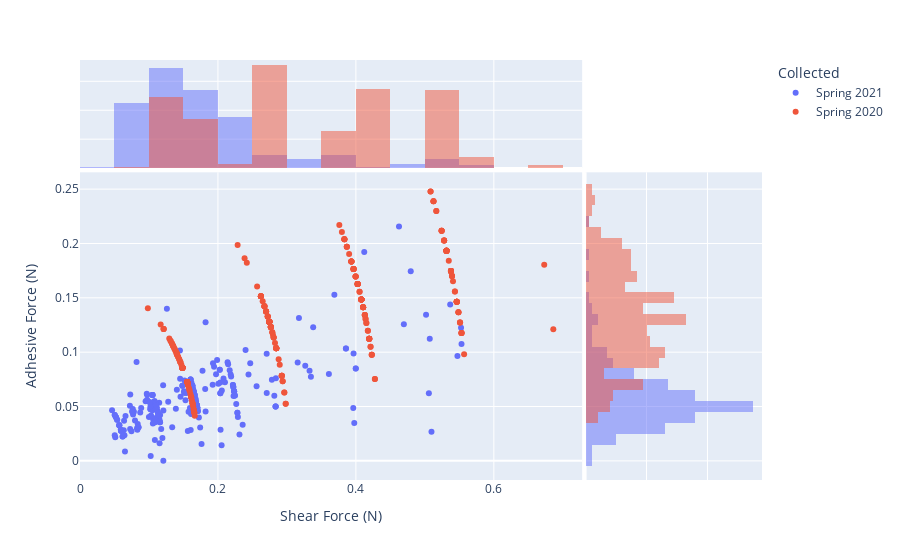

Notebook source saved alongside this figure:
### Code cell
px.scatter(data_frame = class_data.to_df(), x="Shear Force (N)", y = "Adhesive Force (N)", color = "Collected", marginal_y = "histogram", marginal_x = "histogram")

### Figure 1 — Plotly figure (JSON) as saved in the notebook; plotly's stock layout.template omitted (floating-point values rounded to 4 significant figures; data arrays with more than 128 entries replaced by an {"elided": "..."} marker saying what was removed)
{"data": [{"hovertemplate": "Collected=Spring 2021<br>Shear Force (N)=%{x}<br>Adhesive Force (N)=%{y}<extra></extra>", "legendgroup": "Spring 2021", "marker": {"color": "#636efa", "symbol": "circle"}, "mode": "markers", "name": "Spring 2021", "orientation": "v", "showlegend": true, "type": "scatter", "x": {"elided": "240 float values"}, "xaxis": "x", "y": {"elided": "240 float values"}, "yaxis": "y"}, {"alignmentgroup": "True", "bingroup": "x", "hovertemplate": "Collected=Spring 2021<br>Shear Force (N)=%{x}<br>count=%{y}<extra></extra>", "legendgroup": "Spring 2021", "marker": {"color": "#636efa"}, "name": "Spring 2021", "offsetgroup": "Spring 2021", "opacity": 0.5, "showlegend": false, "type": "histogram", "x": {"elided": "240 float values"}, "xaxis": "x3", "yaxis": "y3"}, {"alignmentgroup": "True", "bingroup": "y", "hovertemplate": "Collected=Spring 2021<br>Adhesive Force (N)=%{y}<br>count=%{x}<extra></extra>", "legendgroup": "Spring 2021", "marker": {"color": "#636efa"}, "name": "Spring 2021", "offsetgroup": "Spring 2021", "opacity": 0.5, "showlegend": false, "type": "histogram", "xaxis": "x2", "y": {"elided": "240 float values"}, "yaxis": "y2"}, {"hovertemplate": "Collected=Spring 2020<br>Shear Force (N)=%{x}<br>Adhesive Force (N)=%{y}<extra></extra>", "legendgroup": "Spring 2020", "marker": {"color": "#EF553B", "symbol": "circle"}, "mode": "markers", "name": "Spring 2020", "orientation": "v", "showlegend": true, "type": "scatter", "x": {"elided": "303 float values"}, "xaxis": "x", "y": {"elided": "303 float values"}, "yaxis": "y"}, {"alignmentgroup": "True", "bingroup": "x", "hovertemplate": "Collected=Spring 2020<br>Shear Force (N)=%{x}<br>count=%{y}<extra></extra>", "legendgroup": "Spring 2020", "marker": {"color": "#EF553B"}, "name": "Spring 2020", "offsetgroup": "Spring 2020", "opacity": 0.5, "showlegend": false, "type": "histogram", "x": {"elided": "303 float values"}, "xaxis": "x3", "yaxis": "y3"}, {"alignmentgroup": "True", "bingroup": "y", "hovertemplate": "Collected=Spring 2020<br>Adhesive Force (N)=%{y}<br>count=%{x}<extra></extra>", "legendgroup": "Spring 2020", "marker": {"color": "#EF553B"}, "name": "Spring 2020", "offsetgroup": "Spring 2020", "opacity": 0.5, "showlegend": false, "type": "histogram", "xaxis": "x2", "y": {"elided": "303 float values"}, "yaxis": "y2"}], "layout": {"autosize": true, "barmode": "overlay", "legend": {"title": {"text": "Collected"}, "tracegroupgap": 0}, "margin": {"t": 60}, "xaxis": {"anchor": "y", "autorange": true, "domain": [0, 0.7363], "range": [3.469e-17, 0.7259], "title": {"text": "Shear Force (N)"}, "type": "linear"}, "xaxis2": {"anchor": "y2", "autorange": true, "domain": [0.7413, 1], "matches": "x2", "range": [0, 57.89], "showgrid": true, "showline": false, "showticklabels": false, "ticks": ""}, "xaxis3": {"anchor": "y3", "autorange": true, "domain": [0, 0.7363], "matches": "x", "range": [3.469e-17, 0.7259], "showgrid": true, "showticklabels": false, "type": "linear"}, "xaxis4": {"anchor": "y4", "domain": [0.7413, 1], "matches": "x2", "showgrid": true, "showline": false, "showticklabels": false, "ticks": ""}, "yaxis": {"anchor": "x", "autorange": true, "domain": [0, 0.7326], "range": [-0.02128, 0.2692], "title": {"text": "Adhesive Force (N)"}, "type": "linear"}, "yaxis2": {"anchor": "x2", "autorange": true, "domain": [0, 0.7326], "matches": "y", "range": [-0.02128, 0.2692], "showgrid": true, "showticklabels": false, "type": "linear"}, "yaxis3": {"anchor": "x3", "autorange": true, "domain": [0.7426, 1], "matches": "y3", "range": [0, 74.74], "showgrid": true, "showline": false, "showticklabels": false, "ticks": ""}, "yaxis4": {"anchor": "x4", "domain": [0.7426, 1], "matches": "y3", "showgrid": true, "showline": false, "showticklabels": false, "ticks": ""}}}
